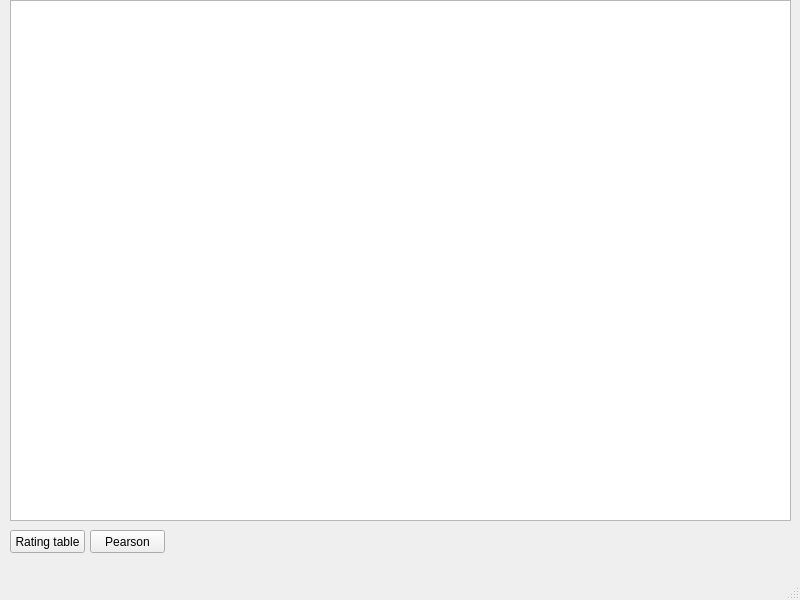
<?xml version="1.0" encoding="UTF-8"?>
<ui version="4.0">
 <class>MainWindow</class>
 <widget class="QMainWindow" name="MainWindow">
  <property name="geometry">
   <rect>
    <x>0</x>
    <y>0</y>
    <width>800</width>
    <height>600</height>
   </rect>
  </property>
  <property name="sizePolicy">
   <sizepolicy hsizetype="Fixed" vsizetype="Fixed">
    <horstretch>0</horstretch>
    <verstretch>0</verstretch>
   </sizepolicy>
  </property>
  <property name="windowTitle">
   <string>MainWindow</string>
  </property>
  <widget class="QWidget" name="centralwidget">
   <widget class="QTableWidget" name="tableWidget">
    <property name="geometry">
     <rect>
      <x>10</x>
      <y>0</y>
      <width>781</width>
      <height>521</height>
     </rect>
    </property>
   </widget>
   <widget class="QPushButton" name="btn1">
    <property name="geometry">
     <rect>
      <x>10</x>
      <y>530</y>
      <width>75</width>
      <height>23</height>
     </rect>
    </property>
    <property name="text">
     <string>Rating table</string>
    </property>
   </widget>
   <widget class="QPushButton" name="btn2">
    <property name="geometry">
     <rect>
      <x>90</x>
      <y>530</y>
      <width>75</width>
      <height>23</height>
     </rect>
    </property>
    <property name="text">
     <string>Pearson</string>
    </property>
   </widget>
  </widget>
  <widget class="QMenuBar" name="menubar">
   <property name="geometry">
    <rect>
     <x>0</x>
     <y>0</y>
     <width>800</width>
     <height>21</height>
    </rect>
   </property>
  </widget>
  <widget class="QStatusBar" name="statusbar"/>
 </widget>
 <resources/>
 <connections/>
</ui>
